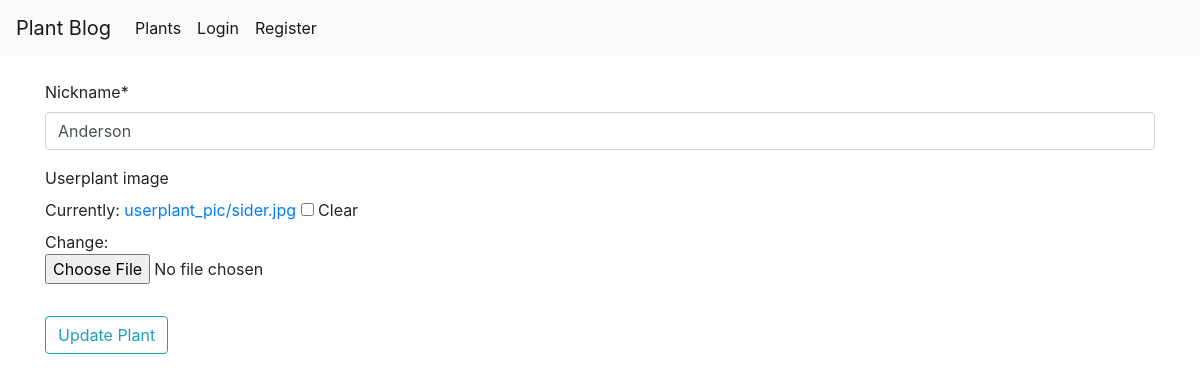
The page /profiles/home/update_plant/1 on the database as committed earlier.
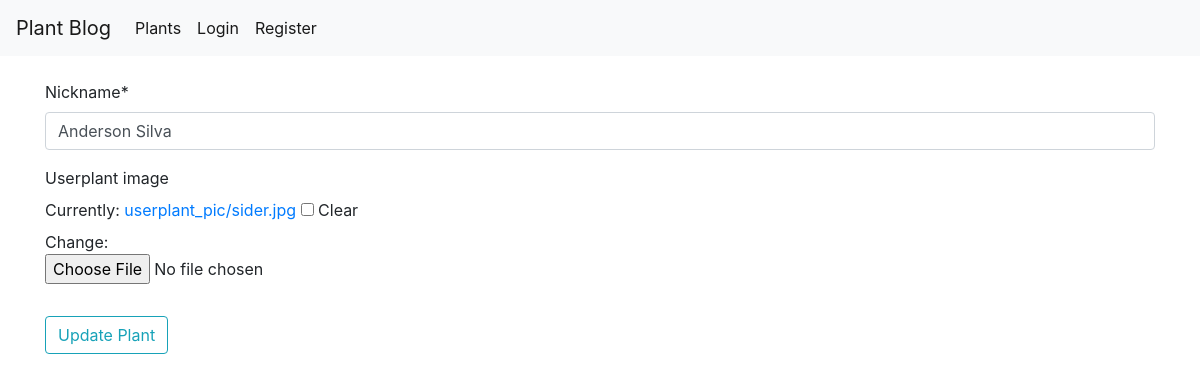
The same page on the database as committed later.
### profiles/models.py (models this page shows, shortened)
class UserPlant(models.Model):
  user = models.ForeignKey(User, on_delete=models.CASCADE)
  plant = models.ForeignKey('plants.Plant', on_delete=models.CASCADE)
  nickname = models.CharField(max_length=25, default='')
  userplant_image = models.ImageField(upload_to='userplant_pic', blank=True)

### profiles/views.py (the view)
# urls.py: path('home/update_plant/<int:pk>', views.UserPlantUpdateView.as_view(template_name='profiles/userplant_update.html'), name='userplant_update'),
class UserPlantUpdateView(generic.edit.UpdateView):
  model = UserPlant
  fields = ['nickname', 'userplant_image']
  success_url = reverse_lazy('profiles:redirect_home')

### profiles/templates/profiles/userplant_update.html (shortened to what this page needs)
{% extends "base.html" %}
{% load crispy_forms_tags %}
{% block content %}
    <div class="content-section">
        <form method="POST">
            <fieldset class="form-group">
            <div class="media">
                <img src="{{ user_profile.profile_image.url }}"> <br>
            </div>
                {{ form|crispy }}
            </fieldset>
            <div class="form-group">
                <button class="btn btn-outline-info" type="submit">Update Plant</button>
            </div>
        </form>
    </div>
{% endblock %}

Rows that differ between the two databases and show on the page:
changed UserPlant: nickname "Anderson" → "Anderson Silva"
